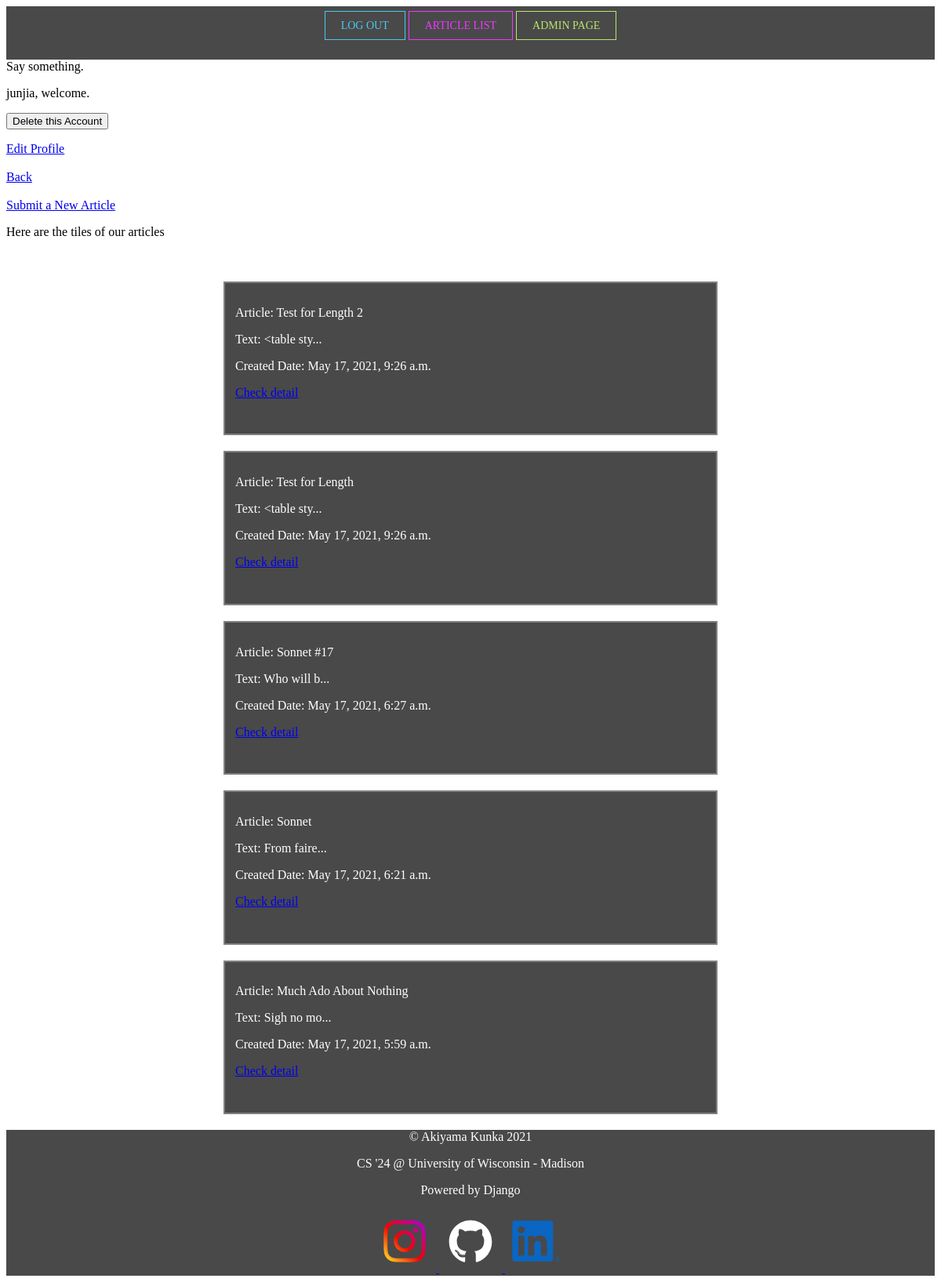
Screenshot of /article/article_list/ (signed in) with the database file from the repository.
### article/models.py (models this page shows, shortened)
class ArticlePost(models.Model):
    author = models.ForeignKey(User, on_delete=models.CASCADE, null=True)
    title = models.CharField(max_length=100)
    body = models.TextField()
    created = models.DateTimeField(auto_now_add=True) # just like it says, added when it was created
    updated = models.DateTimeField(auto_now=True)
    class Meta:
        ordering = ('-created',)

### article/views.py (the view)
# urls.py: path('article_list/', views.show_list, name='article_list'),
def show_list(request):
    articles = ArticlePost.objects.all()
    context = {'articles' : articles}
    return render(request, 'article_list.html', context)

### templates/article_list.html (shortened to what this page needs)
{% extends 'base.html' %}
{% load staticfiles %}
{% block content %}
    <a href="{% url 'index_page' %}">Back</a> <br>
    <br>
    {% if user.is_authenticated %}
    <a href="{% url 'article:article_submit' %}">Submit a New Article</a>
    <br>
    <p>Here are the tiles of our articles</p><br>
    {% else %}
        Please Login first, then submit your new article! <br><br>
    {% endif %}
    {% for article in articles %}
        <div class="myTest mySetWidth myRelative">
    <p> Article: {{ article.title }}</p>
    <p> Text: {{ article.body|slice:'10' }}...</p>
    <p> Created Date: {{ article.created }}</p>
    <p><a href="{% url 'article:article_detail' article.id %}">Check detail</a></p><br>
    </div>
    {% endfor %}
{% endblock %}

### templates/base.html (shortened to what this page needs)
{% load staticfiles %}
<!DOCTYPE html>
<html lang="en">
<head>
    <link rel="stylesheet" href="{% static 'paper_display.css' %}">
    <div class="header">
    <br>
        <div id="neon-btn">
            {% if user.is_authenticated %}
		   <a href="{% url 'user_profile:logout' %}" class="btn one">Log  Out</a>
            {% else %}
        <a href="{% url 'user_profile:login' %}" class="btn one">Log  In</a>
        {% endif %}
          <a href="{% url 'article:article_list' %}" class="btn two">Article List</a>
            <a href="{% url 'admin:index' %}" class="btn three">Admin Page</a>
		</div>
    </div>
</head>
<body>
    Say something.
    {% if user.is_authenticated %}
        <p>
            {{ user.username }}, welcome.
            <form
            action="{% url 'user_profile:delete' user.id %}"
              method="post">
            <button type="submit"> Delete this Account </button>
            </form>
        </p>
        <a href="{% url 'user_profile:profile_edit' user.id %}">Edit Profile</a>
    {% endif %} <br><br>
    {% block content %}
    {% endblock %}
</body>
<footer>
    <div class="footer">
    <p style="text-align:center;">© Akiyama Kunka 2021</p>
    <p style="text-align:center;">CS '24 @ University of Wisconsin - Madison</p>
    <p style="text-align:center;">Powered by Django</p>
    <a href= "https://www.instagram.com/Akiyama_Kunka/">
        <img src="{% static 'Instagram-Glyph-Color-Logo.wine.svg' %}"  width="80" height="80"/>
    </a>
<a href= "https://github.com/AkiyamaKunka">
        <img src="{% static 'GitHub-Icon-White-Logo.wine.svg' %}"  width="80" height="80"/>
    </a>
    <a href= "https://www.linkedin.com/in/junjia-wang-a11341200/">
        <img src="{% static 'LinkedIn-Icon-Logo.wine.svg' %}"  width="80" height="80"/>
    </a>
</div>
</footer>
</html>

### static/paper_display.css (style rules this page uses)
div.myTest { width: 100%; border: 2px solid gray; color: white; background-color: #494949; padding: 0.8em 0.8em 0.6em; }
div.mySetWidth { width: 600px; }
div.myRelative { position: relative; margin: 20px auto; }
.header { background-color: #494949; line-height: 1; height: 1.8cm; width: 100%; position: relative; top: 0; -webkit-backface-visibility: hidden; backface-visibility: hidden; text-align: center; }
.footer { position: relative; left: 0; bottom: 0; width: 100%; background-color: #494949; color: white; text-align: center; }
.btn { border: 1px solid; background-color: transparent; text-transform: uppercase; font-size: 14px; padding: 10px 20px; font-weight: 300; text-decoration:none }
.one { color: #4cc9f0; }
.two { color: #f038ff; }
.three { color: #b9e769; }

### rows the page displays
ArticlePost: title "Test for Length 2", body "<table sty", created "May 17, 2021, 9:26 a.m."
ArticlePost: title "Test for Length", body "<table sty", created "May 17, 2021, 9:26 a.m."
ArticlePost: title "Sonnet #17", body "Who will b", created "May 17, 2021, 6:27 a.m."
ArticlePost: title "Sonnet", body "From faire", created "May 17, 2021, 6:21 a.m."
ArticlePost: title "Much Ado About Nothing", body "Sigh no mo", created "May 17, 2021, 5:59 a.m."

### other values shown
{{ user.username }} "junjia"
